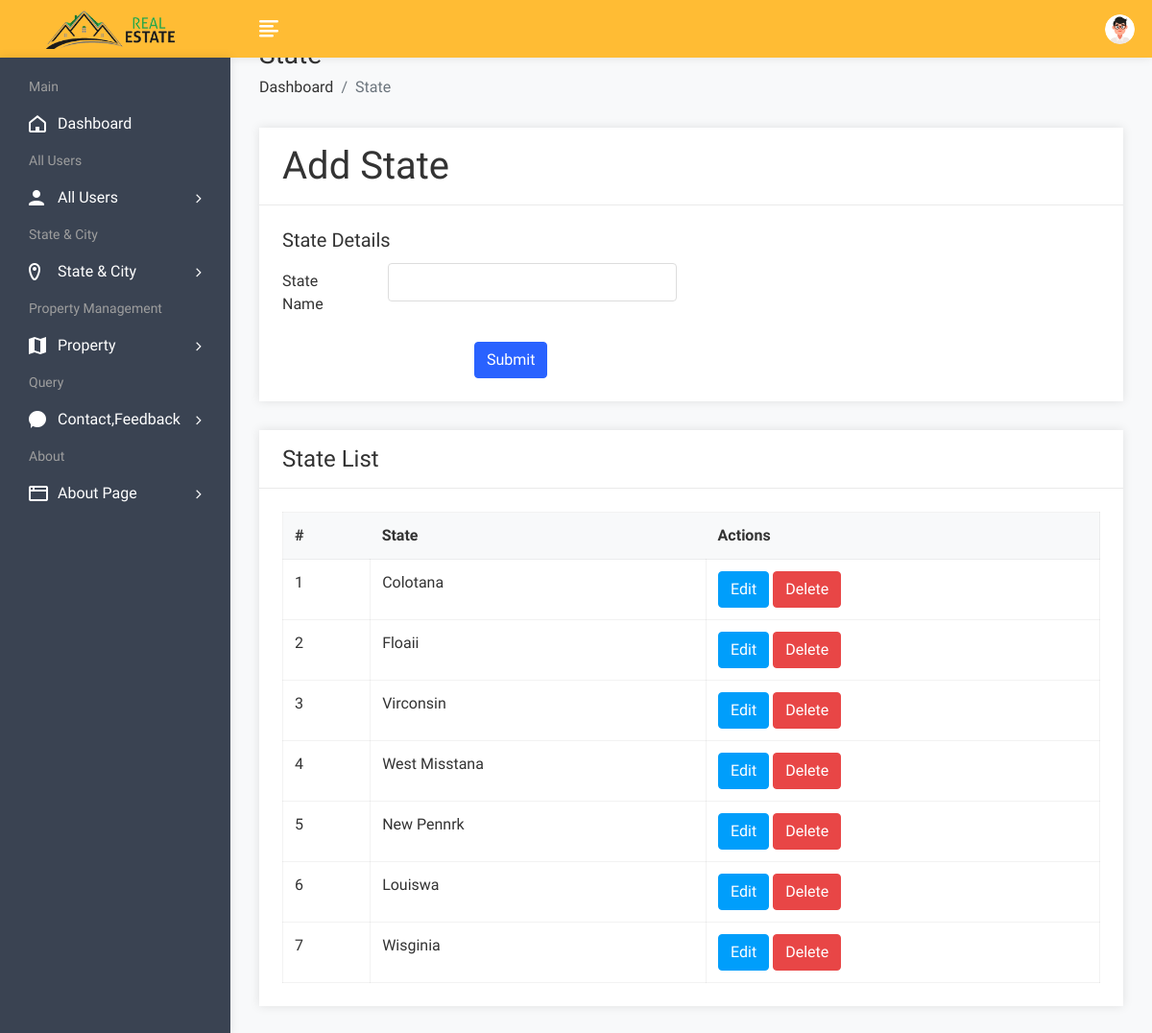
The app's page /admin/stateadd.php (signed in), older data.
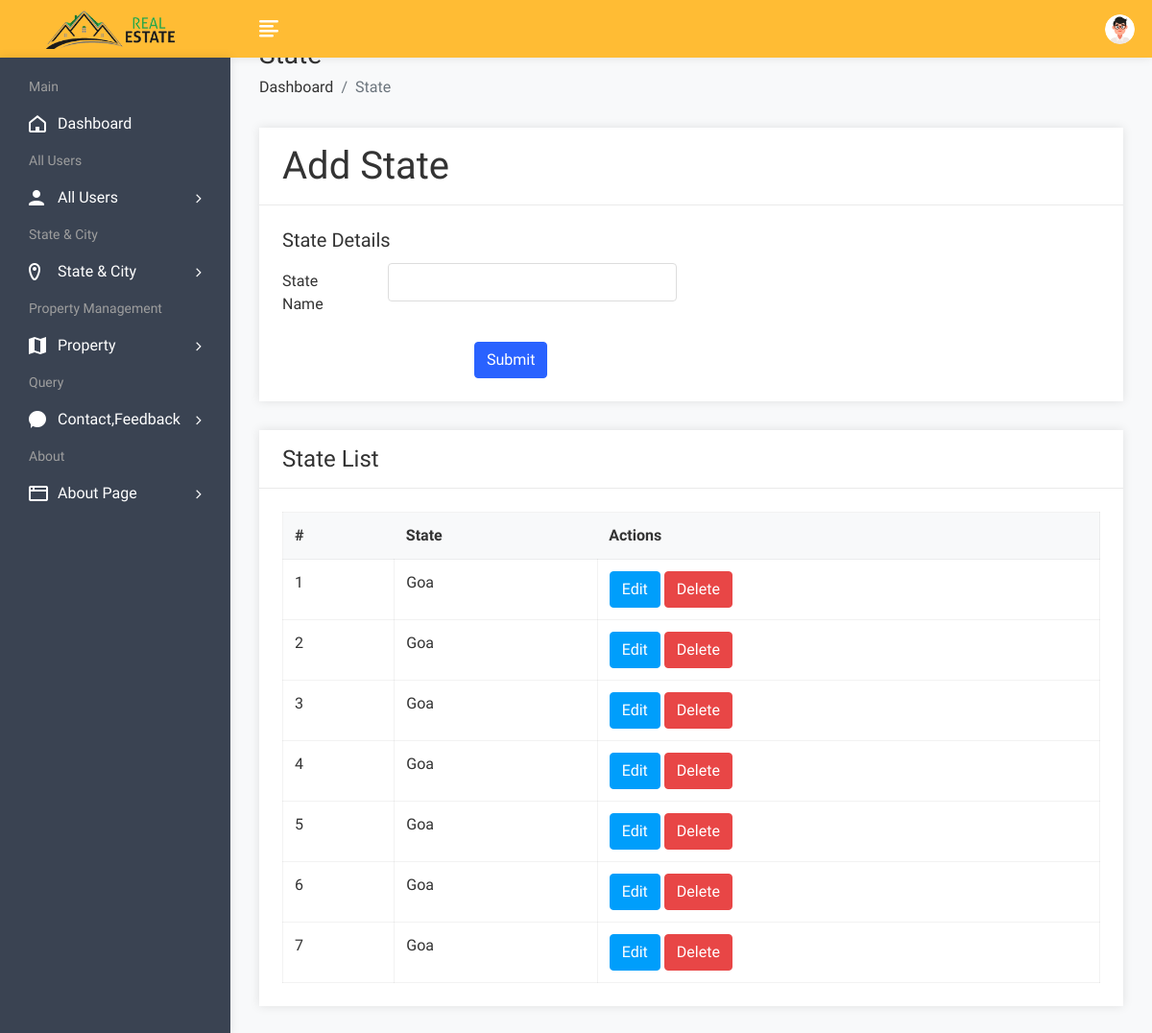
The same page, newer data.
### tables this page shows
CREATE TABLE `state` (
  `sid` int(50) NOT NULL,
  `sname` varchar(100) NOT NULL
);

### admin/stateadd.php (the view, shortened to what this page needs)
<!DOCTYPE html>
<html lang="en">
<head>
        <link rel="stylesheet" href="assets/css/bootstrap.min.css">
        <link rel="stylesheet" href="assets/css/font-awesome.min.css">
        <link rel="stylesheet" href="assets/css/feathericon.min.css">
		<link rel="stylesheet" href="assets/plugins/datatables/dataTables.bootstrap4.min.css">
		<link rel="stylesheet" href="assets/plugins/datatables/responsive.bootstrap4.min.css">
		<link rel="stylesheet" href="assets/plugins/datatables/select.bootstrap4.min.css">
		<link rel="stylesheet" href="assets/plugins/datatables/buttons.bootstrap4.min.css">
        <link rel="stylesheet" href="assets/css/style.css">
    </head>
    <body>
			<?php include("header.php");?>
            <div class="page-wrapper">
                <div class="content container-fluid">
					<div class="page-header">
						<div class="row">
							<div class="col">
								<h3 class="page-title">State</h3>
								<ul class="breadcrumb">
									<li class="breadcrumb-item"><a href="dashboard.php">Dashboard</a></li>
									<li class="breadcrumb-item active">State</li>
								</ul>
							</div>
						</div>
					</div>
					<div class="row">
						<div class="col-md-12">
							<div class="card">
								<div class="card-header">
									<h1 class="card-title">Add State</h1>
								</div>
								<form method="post" id="insert product" enctype="multipart/form-data">
									<div class="card-body">
											<div class="row">
												<div class="col-xl-6">
													<h5 class="card-title">State Details</h5>
													<div class="form-group row">
														<label class="col-lg-3 col-form-label">State Name</label>
														<div class="col-lg-9">
															<input type="text" class="form-control" name="state">
														</div>
													</div>
												</div>
											</div>
											<div class="text-left">
												<input type="submit" class="btn btn-primary"  value="Submit" name="insert" style="margin-left:200px;">
											</div>
									</div>
								</form>
							</div>
						</div>
					</div>
				<div class="row">
						<div class="col-sm-12">
							<div class="card">
								<div class="card-header">
									<h4 class="card-title">State List</h4>
								</div>
								<div class="card-body">
									<table id="basic-datatable " class="table table-bordered table-hover">
                                            <thead>
                                                <tr>
                                                    <th>#</th>
                                                    <th>State</th>
													<th>Actions</th>
                                                </tr>
                                            </thead>
                                            <tbody>
											<?php
												$query=mysqli_query($con,"select * from state");
												$cnt=1;
												while($row=mysqli_fetch_row($query))
													{
											?>
                                                <tr>
                                                    <td><?php echo $cnt; ?></td>
                                                    <td><?php echo $row['1']; ?></td>
													<td><a href="stateedit.php?id=<?php echo $row['0']; ?>"><button class="btn btn-info">Edit</button></a>
                                                    <a href="statedelete.php?id=<?php echo $row['0']; ?>"><button class="btn btn-danger">Delete</button></a></td>
                                                </tr>
                                                <?php $cnt=$cnt+1; } ?>
                                            </tbody>
                                        </table>
								</div>
							</div>
						</div>
					</div>
				</div>
			</div>
    </body>
</html>

Row changes from the older to the newer data that the page shows:
changed state (number 1 of 7 on the later page): sname "Colotana" → "Goa"
changed state (number 2 of 7 on the later page): sname "Floaii" → "Goa"
changed state (number 3 of 7 on the later page): sname "Virconsin" → "Goa"
changed state (number 4 of 7 on the later page): sname "West Misstana" → "Goa"
changed state (number 5 of 7 on the later page): sname "New Pennrk" → "Goa"
changed state (number 6 of 7 on the later page): sname "Louiswa" → "Goa"
changed state (number 7 of 7 on the later page): sname "Wisginia" → "Goa"
